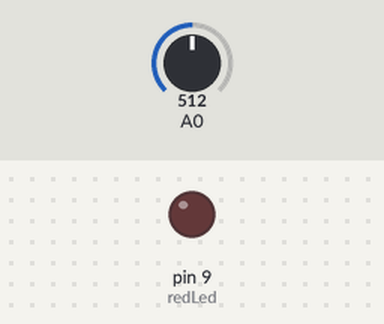
Simulated run of this sketch. Board: Arduino Uno, built with avr-gcc and run on an emulated ATmega328P. Shown: output pins drawn as LEDs (lit = HIGH). Inputs (shaded band) come from the test bench; at power-on: A0 = 512.

Above: at 1.2 s.
1.3 s: A0 set to 585
2.8 s: A0 set to 615
At 3.6 s:
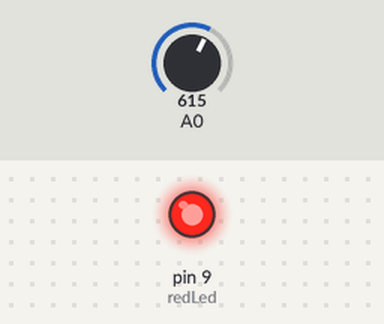
4.3 s: A0 set to 410
5.8 s: A0 set to 382
At 7.0 s:
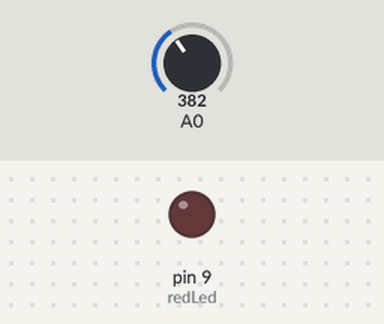
7.3 s: A0 set to 610
At 8.3 s:
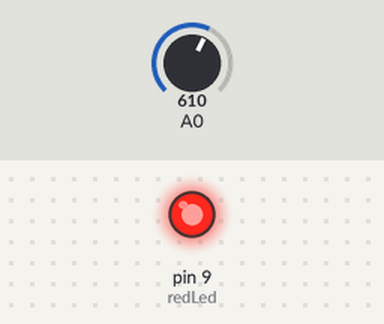
Timing chart, 0 to 9.8 s (numbered marks = the images above; inputs shaded):
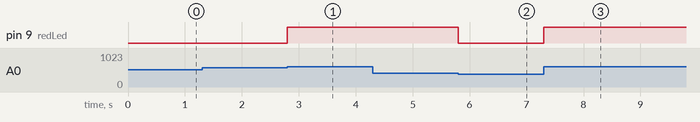

The sketch:

07_Nightlight.ino
```cpp
int redLed = 9;

int lowerThreshold = 400;
int upperThreshold = 600;

int stage = 1;

void setup()
  {
    pinMode(redLed, OUTPUT);
  }

void loop()
  {
    int lightSensor = analogRead(A0);

    if (stage == 1)
      {
        digitalWrite(redLed, LOW);
      }
    else if (stage == 2)
      {
        digitalWrite(redLed, HIGH);
      }

    if (lightSensor >= upperThreshold)
      {
        stage = 2;
      }
    else if (lightSensor <= lowerThreshold)
      {
        stage = 1;
      }
  }
```

Measured:
- the behaviour switches between 599 and 600 on A0 (found by bisection; images 0 and 1)
- the behaviour switches between 401 and 400 on A0 (found by bisection; images 1 and 2)
- after the input at 1.3 s, every drawn part: stays the same
- after the input at 2.8 s, pin 9 (redLed): LOW → HIGH at once
- after the input at 4.3 s, every drawn part: stays the same
- after the input at 5.8 s, pin 9 (redLed): HIGH → LOW at once
- after the input at 7.3 s, pin 9 (redLed): LOW → HIGH at once
